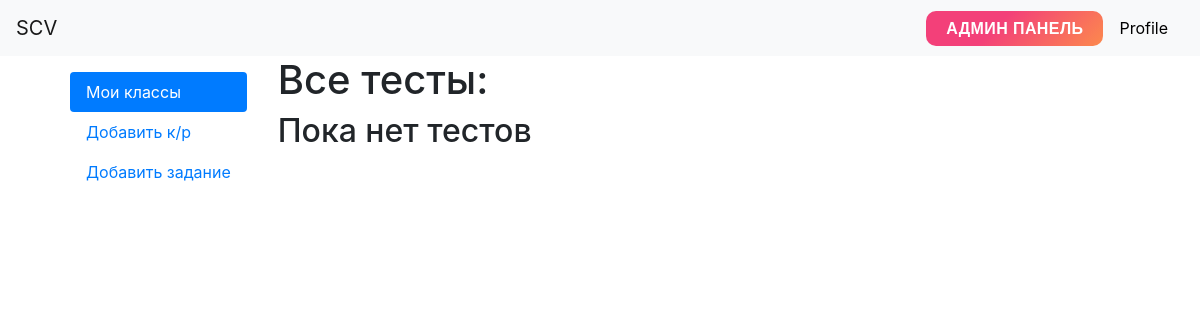
The page /teachers/show_tests/7 (signed in) on the database as committed earlier.
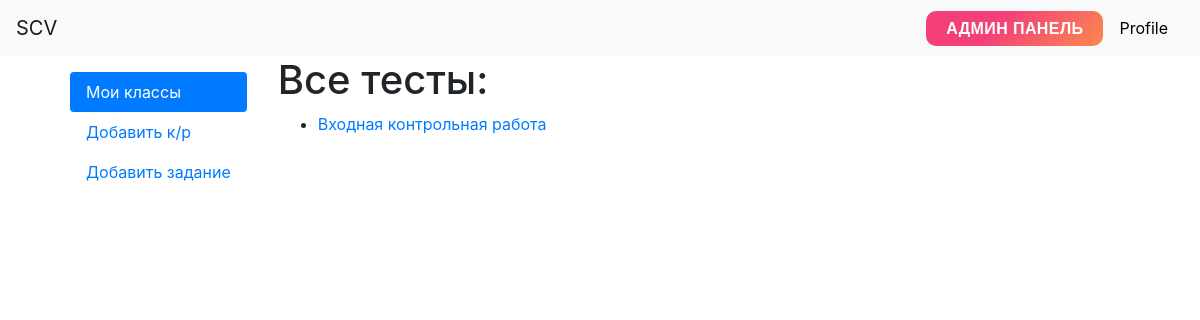
The same page on the database as committed later.
### user_app/models.py (models this page shows, shortened)
class Test(models.Model):
    title = models.CharField(max_length=255)
    group = models.ForeignKey(Group, on_delete=models.CASCADE)
    task_numbers = models.CharField(max_length=255)
    is_complete = models.BooleanField(default=False)
    count_right_answers = models.IntegerField(blank=True, null=True)
    number_of_attempts = models.IntegerField(blank=True, default=1)

### teacher_app/views.py (the view)
# urls.py: path('show_tests/<int:class_id>', views.show_tests, name='show-tests'),
@login_required()
def show_tests(request, class_id):
    tests = Test.objects.filter(group_id=class_id)
    context = {
        'title': 'Тесты',
        'tests': [t.title.replace("/", "\\") for t in tests],
        'class_id': class_id,
        'active_block': 'Мои классы',
    }
    return render(request, 'teacher_app/show_tests.html', context=context)

### teacher_app/templates/teacher_app/show_tests.html
{% extends 'base-special.html' %}
{% block main %}
<h1>Все тесты:</h1>
{% if tests %}
<ul>
{% for test in tests %}
    <li><a href="{% url 'show-result-detail' class_id test %}">{{ test }}</a></li>
{% endfor %}
</ul>
{% else %}
<h2>Пока нет тестов</h2>
{% endif %}
{% endblock %}

### templates/base-special.html (shortened to what this page needs)
{% load crispy_forms_tags %}
{% load static %}
<!DOCTYPE html>
<html lang="en">
<head>
    <link rel="stylesheet" href="https://cdn.jsdelivr.net/npm/bootstrap@4.6.2/dist/css/bootstrap.min.css">
    <link rel="stylesheet" href="{% static 'css/main.css' %}">
</head>
<body>
    <header>
        <nav class="navbar navbar-expand-lg navbar-light bg-light">
            <a class="navbar-brand" href="{% url 'scv-home' %}">SCV</a>
            <div class="collapse navbar-collapse" id="navbarNavAltMarkup">
            <div><a style="text-decoration: none;" href="http://{{request.get_host}}/admin"><button class="btn-default" style="height: 35px;"><span>Админ Панель</span></button></a></div>
            <div class="">
                {% if user.is_authenticated %}
                <a class="nav-link " style="color: #000;" href="{% url 'profile' %}">Profile</a>
                {% endif %}
            </div>
            </div>
        </nav>
    </header>
    <div class="container">
    <div class="row">
    <div class="d-flex flex-column flex-shrink-0 p-3 bg-white ml-4 sidebar">
        <ul class="nav nav-pills flex-column mb-auto">
            <li class="nav-item">
            {% if active_block == "Мои классы" %}
            <a href="{% url 'show-classes' %}" class="nav-link active" aria-current="page">
                Мои классы
            </a>
            {% else %}
            <a href="{% url 'show-classes' %}" class="nav-link">
                Мои классы
            </a>
            {% endif %}
            </li>
            {% if active_block == "Добавить к/р" %}
            <li>
            <a href="{% url 'add-test' %}" class="nav-link link-dark active" aria-current="page">
                Добавить к/р
            </a>
            {% else %}
            <a href="{% url 'add-test' %}" class="nav-link link-dark">
                Добавить к/р
            </a>
            {% endif %}
            <li>
            {% if active_block == "Добавить задание" %}
            <a href="{% url 'add-task' %}" class="nav-link link-dark active" aria-current="page">
                Добавить задание
            </a>
            {% else %}
            <a href="{% url 'add-task' %}" class="nav-link link-dark">
                Добавить задание
            </a>
            {% endif %}
            </li>
        </ul>
    </div>
    <div class="col-12 col-md-8 col-lg-9">
    {% block main %}
    {% endblock %}
    </div>
    </div>
    </div>
</body>
</html>

### user_app/static/css/main.css (style rules this page uses)
.btn-default { align-items: center; background-image: linear-gradient(135deg, #f34079 40%, #fc894d); border: 0; border-radius: 10px; box-sizing: border-box; color: #fff; cursor: pointer; display: flex; flex-direction: column; font-family: "Codec cold",sans-serif; font-size: 16px; font-weight: 700; height: 54px; justify-content: center; letter-spacing: .4px; line-height: 1; max-width: 100%; padding-left: 20px; padding-right: 20px; padding-top: 3px; text-decoration: none; text-transform: uppercase; user-select: none; -webkit-user-select: none; touch-action: manipulation; }
.btn-default span { transition: all 200ms; }

Rows that differ between the two databases and show on the page:
added Test: tests "Входная контрольная работа"
Other text that changed with them:
text no longer shown: "Пока нет тестов"
